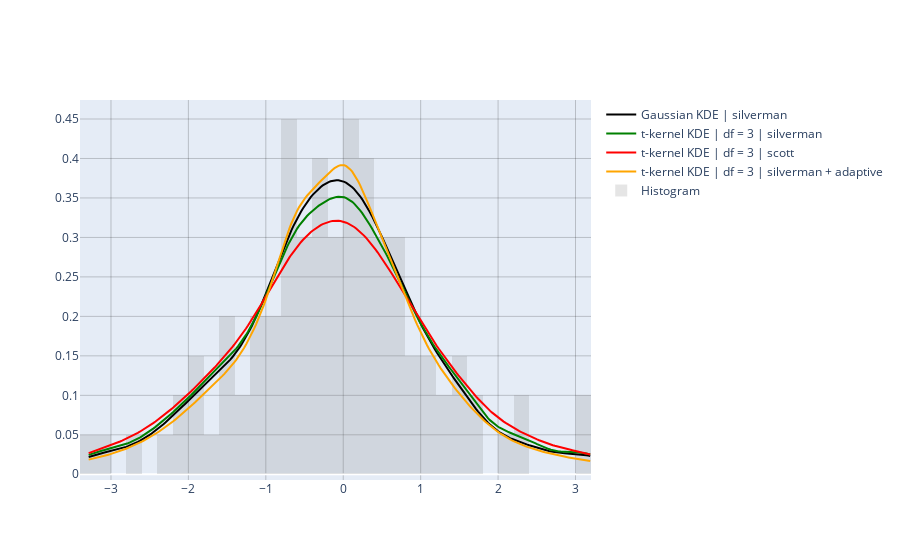

Here is the notebook cell this chart was saved with:
### Code cell
fig = go.Figure()

# Gaussian KDE
fig.add_trace(
    go.Scatter(
        x=gaussian_kde.grid,
        y=gaussian_density,
        mode="lines",
        name="Gaussian KDE | silverman",
        line=dict(color="black")
    )
)

# t-kernel KDE df = 4
fig.add_trace(
    go.Scatter(
        x=t2_kde.grid,
        y=t2_density,
        mode="lines",
        name="t-kernel KDE | df = 3 | silverman",
        line=dict(color="green")
    )
)

# t-kernel KDE df = 2
fig.add_trace(
    go.Scatter(
        x=t3_kde.grid,
        y=t3_density,
        mode="lines",
        name="t-kernel KDE | df = 3 | scott",
        line=dict(color="red")
    )
)

fig.add_trace(
    go.Scatter(
        x=t4_kde.grid,
        y=t4_density,
        mode="lines",
        name="t-kernel KDE | df = 3 | silverman + adaptive",
        line=dict(color="orange")
    )
)

# Histogram
fig.add_trace(
    go.Histogram(
        x=t_samples,
        nbinsx=50,
        histnorm="probability density",
        marker=dict(color="gray"),
        opacity=0.2,
        name="Histogram"
    )
)


fig.update_xaxes(showgrid=True, gridwidth=1, gridcolor="rgba(0,0,0,0.2)")
fig.update_yaxes(showgrid=True, gridwidth=1, gridcolor="rgba(0,0,0,0.2)")

fig.update_layout(
    legend=dict(
        x=1.02,
        y=1,
        xanchor="left",
        yanchor="top"
    ),
    margin=dict(r=160)  # make room for the legend
)

fig.show()

### Figure 1 — Plotly figure (JSON) as saved in the notebook; plotly's stock layout.template omitted (floating-point values rounded to 4 significant figures; data arrays with more than 128 entries replaced by an {"elided": "..."} marker saying what was removed)
{"data": [{"line": {"color": "black"}, "mode": "lines", "name": "Gaussian KDE | silverman", "type": "scatter", "x": {"elided": "256 float values"}, "y": {"elided": "256 float values"}}, {"line": {"color": "green"}, "mode": "lines", "name": "t-kernel KDE | df = 3 | silverman", "type": "scatter", "x": {"elided": "256 float values"}, "y": {"elided": "256 float values"}}, {"line": {"color": "red"}, "mode": "lines", "name": "t-kernel KDE | df = 3 | scott", "type": "scatter", "x": {"elided": "256 float values"}, "y": {"elided": "256 float values"}}, {"line": {"color": "orange"}, "mode": "lines", "name": "t-kernel KDE | df = 3 | silverman + adaptive", "type": "scatter", "x": {"elided": "256 float values"}, "y": {"elided": "256 float values"}}, {"histnorm": "probability density", "marker": {"color": "gray"}, "name": "Histogram", "nbinsx": 50, "opacity": 0.2, "type": "histogram", "x": [-0.4614, -0.1167, 1.629, -2.358, 0.2996, 1.122, -1.579, 1.536, -0.2066, -1.906, -3.006, -0.3508, -1.102, 0.03947, 0.2991, -0.2549, 0.564, 1.22, -0.6091, -1.288, 0.3691, 0.3077, -1.05, -1.334, 2.381, 0.02752, 3.19, -0.7438, -0.1895, 0.1133, 0.9688, 0.74, -1.435, -0.9228, 2.347, 3.044, -0.2305, -0.6528, -0.03855, -0.6692, 0.04307, -2.198, -0.9279, -0.736, -0.4875, 0.03047, 0.6344, -1.164, 0.2914, 0.6561, -1.554, 0.1378, 0.5868, -0.02322, 0.8684, -0.2456, 1.425, -0.6158, -0.6177, -1.575, 0.2453, -0.5175, 0.003861, 1.127, 1.612, 0.4098, 0.215, -0.9638, -0.3431, 0.6166, 0.2579, -0.6962, 0.8678, 0.5783, 0.7827, -0.5584, -0.7378, 0.79, -2.615, 0.1557, -1.88, -1.021, 2.087, 0.03195, -0.3023, 0.4506, -3.288, -0.8263, 1.128, -1.688, 0.5868, 1.281, -0.5877, -0.4224, -1.813, 1.553, -0.1086, -2.15, -0.3693, -0.02796]}], "layout": {"legend": {"x": 1.02, "xanchor": "left", "y": 1, "yanchor": "top"}, "margin": {"r": 160}, "xaxis": {"gridcolor": "rgba(0,0,0,0.2)", "gridwidth": 1, "showgrid": true}, "yaxis": {"gridcolor": "rgba(0,0,0,0.2)", "gridwidth": 1, "showgrid": true}}}
